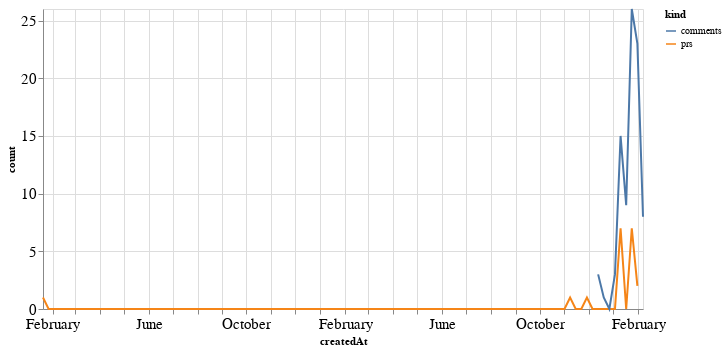

Notebook code cell kept with this figure:
### Code cell
alt.Chart(total_time, width=600).mark_line().encode(
    x='createdAt',
    y='count',
    color='kind'
)

### Figure 1 — Vega-Lite specification as saved in the notebook (floating-point values rounded to 4 significant figures; data arrays with more than 128 entries replaced by an {"elided": "..."} marker saying what was removed)
{"config": {"axisLeft": {"labelFontSize": 15}, "axisBottom": {"labelFontSize": 15}}, "data": {"name": "data-bbe9113735246aff5a953454d02d9c7a"}, "mark": "line", "encoding": {"color": {"type": "nominal", "field": "kind"}, "x": {"type": "temporal", "field": "createdAt"}, "y": {"type": "quantitative", "field": "count"}}, "width": 600, "$schema": "https://vega.github.io/schema/vega-lite/v4.8.1.json", "datasets": {"data-bbe9113735246aff5a953454d02d9c7a": {"elided": "216 records"}}}
